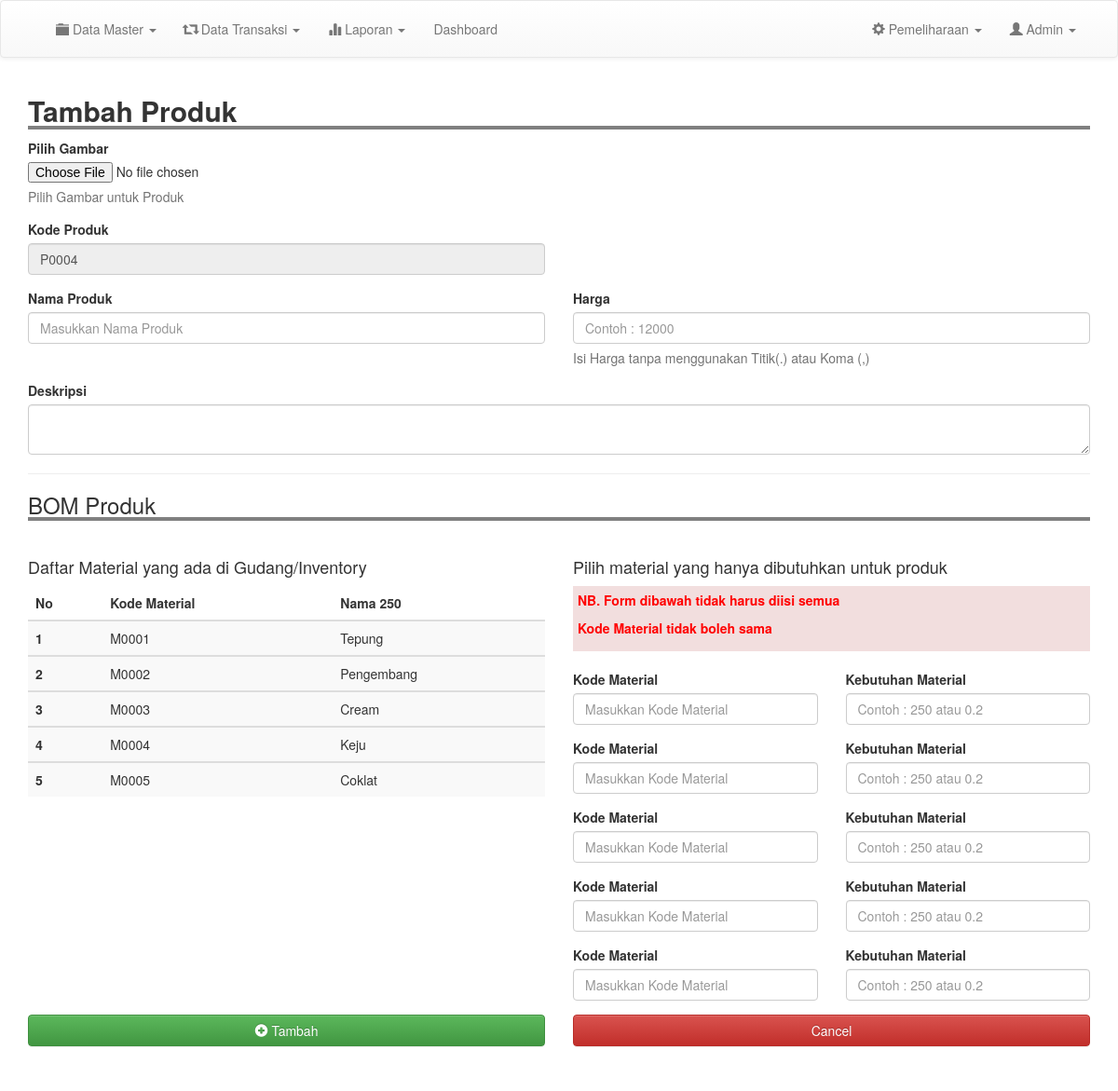
The app's page /admin/tm_produk.php (signed in), older data.
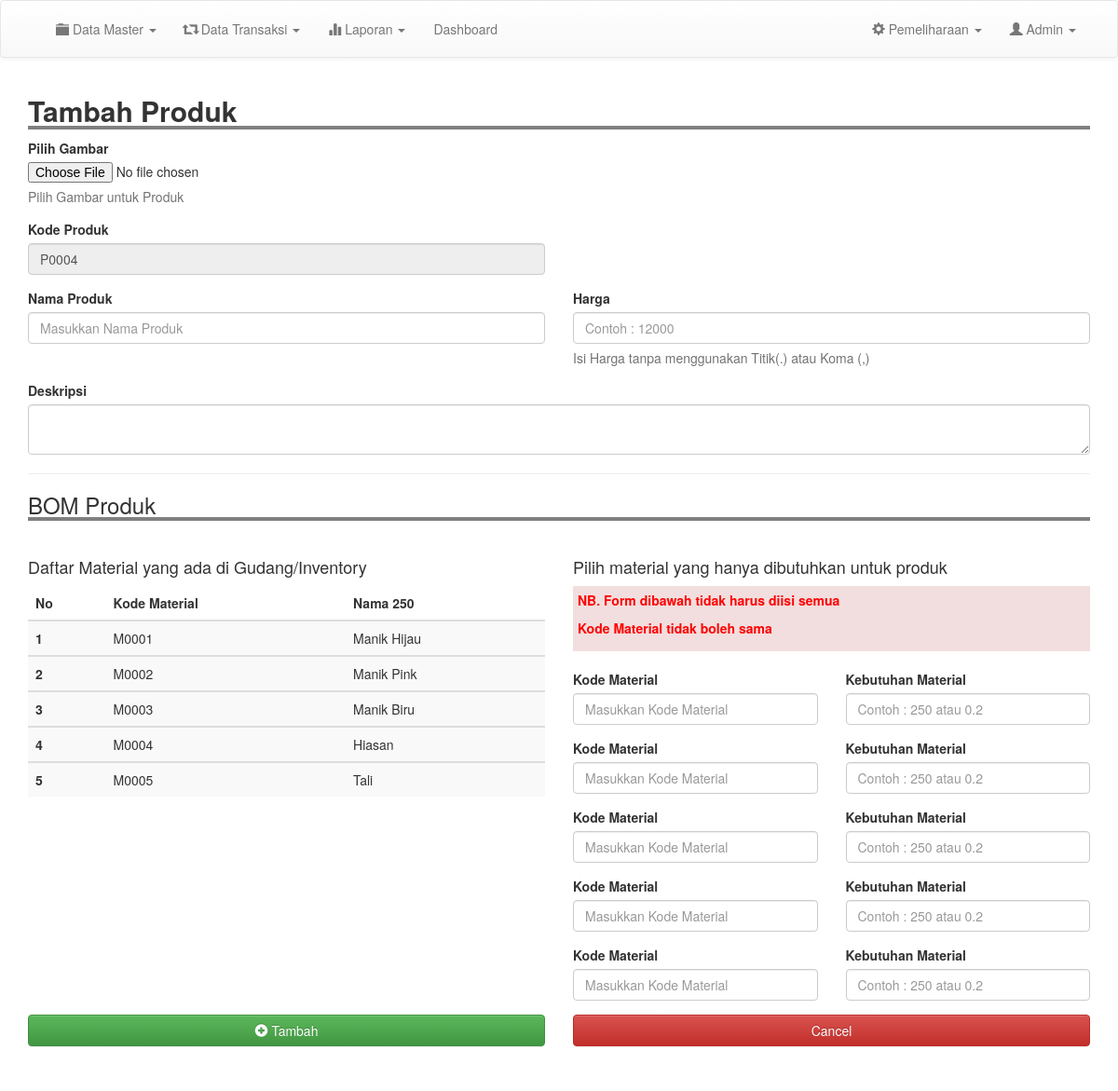
The same page, newer data.
### tables this page shows
CREATE TABLE `inventory` (
  `kode_bk` varchar(100) NOT NULL,
  `nama` varchar(200) NOT NULL,
  `qty` varchar(200) NOT NULL,
  `satuan` varchar(200) NOT NULL,
  `harga` int(11) NOT NULL,
  `tanggal` date NOT NULL
);

### admin/tm_produk.php (the view, shortened to what this page needs)
<?php
include 'header.php';
$kode = mysqli_query($conn, "SELECT kode_produk from produk order by kode_produk desc");
$data = mysqli_fetch_assoc($kode);
$num = substr($data['kode_produk'], 1, 4);
$add = (int) $num + 1;
if(strlen($add) == 1){
	$format = "P000".$add;
}else if(strlen($add) == 2){
	$format = "P00".$add;
}
else if(strlen($add) == 3){
	$format = "P0".$add;
}else{
	$format = "P".$add;
}
?>
<div class="container">
	<h2 style=" width: 100%; border-bottom: 4px solid gray"><b>Tambah Produk</b></h2>
	<form action="proses/tm_produk.php" method="POST" enctype="multipart/form-data">
		<div class="form-group">
			<label for="exampleInputFile">Pilih Gambar </label>
			<input type="file" id="exampleInputFile" name="files">
			<p class="help-block">Pilih Gambar untuk Produk</p>
		</div>
		<div class="row">
			<div class="col-md-6">
				<div class="form-group">
					<label for="exampleInputEmail1">Kode Produk</label>
					<input type="text" class="form-control" id="exampleInputEmail1" placeholder="Masukkan Nama Produk" disabled value="<?= $format; ?>">
				</div>
			</div>
		</div>
		<div class="row">
			<div class="col-md-6">
				<div class="form-group">
					<label for="exampleInputEmail1">Nama Produk</label>
					<input type="text" class="form-control" id="exampleInputEmail1" placeholder="Masukkan Nama Produk" name="nama">
				</div>
			</div>
			<div class="col-md-6">
				<div class="form-group">
					<label for="exampleInputEmail1">Harga</label>
					<input type="number" class="form-control" id="exampleInputEmail1" placeholder="Contoh : 12000" name="harga">
					<p class="help-block">Isi Harga tanpa menggunakan Titik(.) atau Koma (,)</p>
				</div>
			</div>
		</div>
		<div class="form-group">
			<label for="exampleInputPassword1">Deskripsi</label>
			<textarea name="desk" class="form-control" va>
			</textarea>
		</div>
		<hr>
		<h3 style=" width: 100%; border-bottom: 4px solid gray">BOM Produk</h3>
		<br>
		<div class="row">
			<div class="col-md-6">
				<h4>Daftar Material yang ada di Gudang/Inventory</h4>
				<table class="table table-striped ">
					<thead>
						<tr>
							<th scope="col">No</th>
							<th scope="col">Kode Material</th>
							<th scope="col">Nama 250</th>
						</tr>
					</thead>
					<?php
					$result2 = mysqli_query($conn, "SELECT * FROM inventory order by kode_bk asc");
					$no2 =1;
					while ($row2 = mysqli_fetch_assoc($result2)) {
						?>
						<tbody>
							<tr>
								<th scope="row"><?= $no2;  ?></th>
								<td><?= $row2['kode_bk']; ?></td>
								<td><?= $row2['nama']; ?></td>
							</tr>
						</tbody>
						<?php
						$no2++;
					}
					?>
				</table>
			</div>
			<div class="col-md-6">
				<h4>Pilih material yang hanya dibutuhkan untuk produk</h4>
				<div class="bg-danger" style="padding: 5px;">
				<p style="color: red; font-weight: bold;">NB. Form dibawah tidak harus diisi semua</p>
				<p style="color: red; font-weight: bold;">Kode Material tidak boleh sama</p>
				</div>
				<br>
				<?php
				$result3 = mysqli_query($conn, "SELECT * FROM inventory");
				$jml = mysqli_num_rows($result3);
				$no3 = 1	;
				while ($no3 <= $jml) {
					?>
					<div class="row">
						<div class="col-md-6">
							<div class="form-group">
								<label for="exampleInputPassword1">Kode Material</label>
								<input type="text" name="material[]" class="form-control" placeholder="Masukkan Kode Material">
							</div>
						</div>
						<div class="col-md-6">
							<div class="form-group">
								<label >Kebutuhan Material</label>
								<input type="text" class="form-control"placeholder="Contoh : 250 atau 0.2" name="keb[]">
							</div>
						</div>
					</div>
					<?php
					$no3++;
				}
				?>
			</div>
		</div>
				<div class="row">
			<div class="col-md-6">
				<button type="submit"  class="btn btn-success btn-block" ><i class="glyphicon glyphicon-plus-sign"></i> Tambah</button>
			</div>
			<div class="col-md-6">
				<a href="m_produk.php" class="btn btn-danger btn-block">Cancel</a>
			</div>
		</div>
		<br>
	</div>
<br>
<br>
<br>
<br>
<br>
<br>
<br>
<br>
<br>
<br>
<br>
<br>

Row changes from the older to the newer data that the page shows:
changed inventory "M0001": nama "Tepung" → "Manik Hijau"
changed inventory "M0002": nama "Pengembang" → "Manik Pink"
changed inventory "M0003": nama "Cream" → "Manik Biru"
changed inventory "M0004": nama "Keju" → "Hiasan"
changed inventory "M0005": nama "Coklat" → "Tali"
